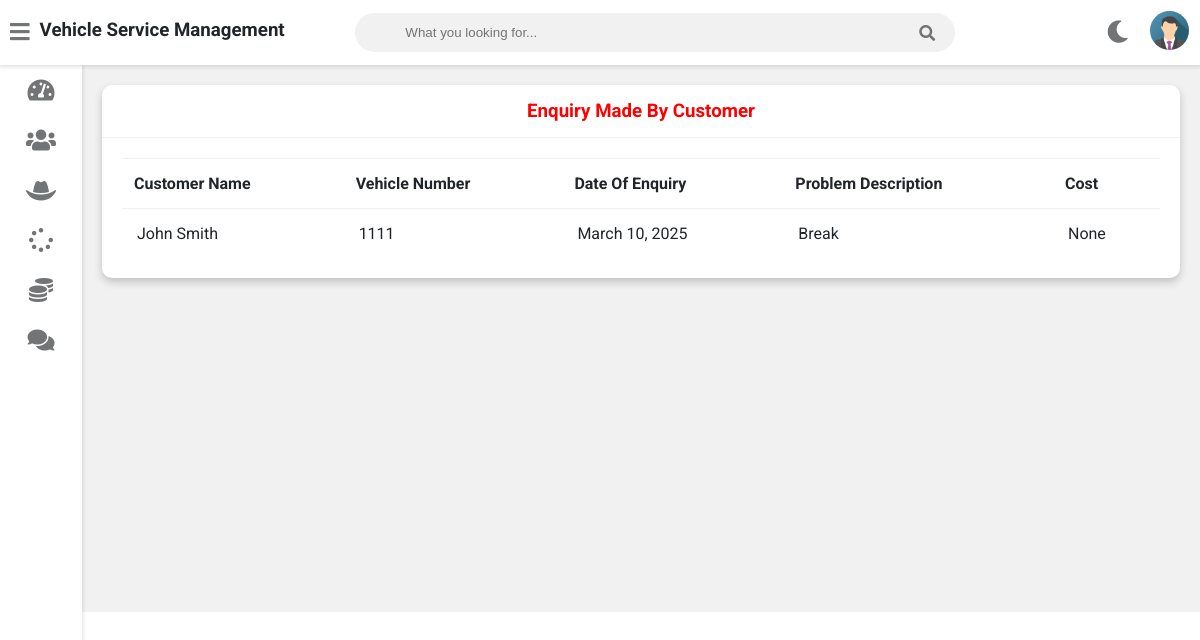
Page /admin-view-customer-enquiry (signed in) on the committed database.
### vehicle/models.py (models this page shows, shortened)
class Customer(models.Model):
    user=models.OneToOneField(User,on_delete=models.CASCADE)
    profile_pic= models.ImageField(upload_to='profile_pic/CustomerProfilePic/',null=True,blank=True)
    address = models.CharField(max_length=40)
    mobile = models.CharField(max_length=20,null=False)
    @property
    def get_name(self):
        return self.user.first_name+" "+self.user.last_name

class Request(models.Model):
    cat=(('two wheeler with gear','two wheeler with gear'),('two wheeler without gear','two wheeler without gear'),('three wheeler','three wheeler'),('four wheeler','four wheeler'))
    category=models.CharField(max_length=50,choices=cat)
    vehicle_no=models.PositiveIntegerField(null=False)
    vehicle_name = models.CharField(max_length=40,null=False)
    vehicle_model = models.CharField(max_length=40,null=False)
    vehicle_brand = models.CharField(max_length=40,null=False)
    mileage = models.PositiveIntegerField(null=True, blank=True)  # Allow null values
    vin_number = models.CharField(max_length=17, unique=True, null=True, blank=True)  # Allow null
    year = models.PositiveIntegerField(null=True, blank=True)  # Allow null
    problem_description = models.CharField(max_length=500,null=False)
    date=models.DateField(auto_now=True)
    cost=models.PositiveIntegerField(null=True)
    customer=models.ForeignKey('Customer', on_delete=models.CASCADE,null=True)
    mechanic=models.ForeignKey('Mechanic',on_delete=models.CASCADE,null=True)
    stat=(('Pending','Pending'),('Approved','Approved'),('Repairing','Repairing'),('Repairing Done','Repairing Done'),('Released','Released'))
    status=models.CharField(max_length=50,choices=stat,default='Pending',null=True)

### vehicle/views.py (the view)
# urls.py: path('admin-view-customer-enquiry', views.admin_view_customer_enquiry_view,name='admin-view-customer-enquiry'),
@login_required(login_url='adminlogin')
def admin_view_customer_enquiry_view(request):
    enquiry=models.Request.objects.all().order_by('-id')
    customers=[]
    for enq in enquiry:
        customer=models.Customer.objects.get(id=enq.customer_id)
        customers.append(customer)
    return render(request,'vehicle/admin_view_customer_enquiry.html',{'data':zip(customers,enquiry)})

### templates/vehicle/admin_view_customer_enquiry.html
{% extends 'vehicle/adminbase.html' %}
{% block content %}
	<div class="wrapper">
		<div class="row">
			<div class="col-12 col-m-12 col-sm-12">
				<div class="card">
					<div class="card-header">
						<h3 style="color:red; text-align:center" >Enquiry Made By Customer
						</h3>
					</div>
					<div class="card-content">
						<table>
							<thead>
                <tr>
                  <th>Customer Name</th>
                  <th>Vehicle Number</th>
                  <th>Date Of Enquiry</th>
                  <th>Problem Description</th>
									<th>Cost</th>
                </tr>
							</thead>
							<tbody>
                {% for c,r in data %}
                <tr>
                  <td> {{c.get_name}}</td>
                  <td> {{r.vehicle_no}}</td>
                  <td> {{r.date}}</td>
                  <td>{{r.problem_description}}</td>
									<td>{{r.cost}}</td>
                </tr>
                {% endfor %}
							</tbody>
						</table>
					</div>
				</div>
			</div>
		</div>
<br><br><br><br><br><br><br><br><br><br><br><br><br><br><br><br>
	</div>
{% endblock content %}

### rows in the picture
Customer: get_name "John Smith", vehicle_no "1111", date "March 10, 2025", problem_description "Break", cost "None"
